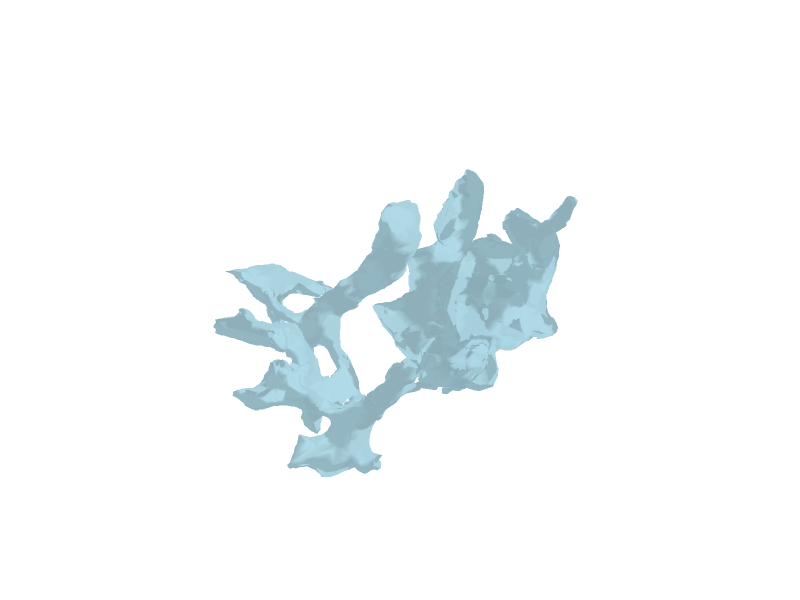
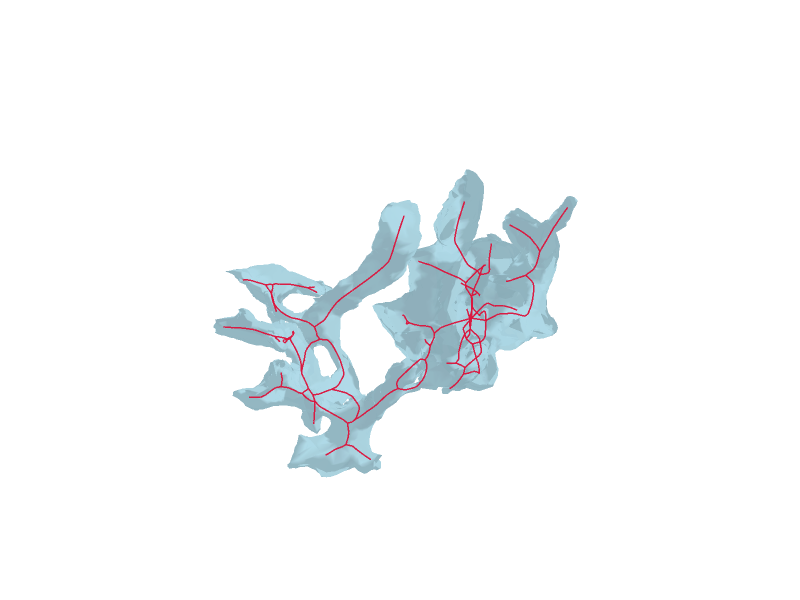

The notebook cell saved with these charts, in order:
### Code cell
spine_idx = 3
params = get_pipeline_params(spine_idx)

obj_name = f"TS{spine_idx}"
polylines_name = f"TS{spine_idx}_qst{params["qst"]}_mcst{params["mcst"]}"
mm = MeshManager(mesh_path=f"../data/mesh/processed/{obj_name}.obj")
raw_skeleton = SkeletonGraph.from_txt(
    f"../data/mcf_skeletons/{polylines_name}.polylines.txt"
)
raw_skeleton.prune_short_branches_inplace(min_length_percentile=params["pruning_fraction"])

# mesh only
fig = mm.visualize_mesh_3d(skel=None, show_axes=False, title="")

eye_coord = params["eye_coord"]

fig.update_layout(
    scene=dict(
        camera=dict(
            eye={'x':eye_coord[0], 'y':eye_coord[1], 'z':eye_coord[2]},
            projection=dict(type="perspective"),
        ),
        aspectmode="data",  # or 'cube', 'auto', 'manual'
    )
)
fig.show()

# mesh with skeleton
fig = mm.visualize_mesh_3d(skel=raw_skeleton, show_axes=False, title="")
fig.update_layout(
    scene=dict(
        camera=dict(
            eye={"x": eye_coord[0], "y": eye_coord[1], "z": eye_coord[2]},
            projection=dict(type="perspective"),
        ),
        aspectmode="data",  # or 'cube', 'auto', 'manual'
    )
)
fig.show()

### Figure 1 — Plotly figure (JSON) as saved in the notebook; plotly's stock layout.template omitted (floating-point values rounded to 4 significant figures; data arrays with more than 128 entries replaced by an {"elided": "..."} marker saying what was removed)
{"data": [{"color": "lightblue", "i": {"elided": "16058 int values"}, "j": {"elided": "16058 int values"}, "k": {"elided": "16058 int values"}, "name": "Mesh", "opacity": 0.8, "type": "mesh3d", "x": {"elided": "8008 float values"}, "y": {"elided": "8008 float values"}, "z": {"elided": "8008 float values"}}], "layout": {"autosize": false, "height": 600, "scene": {"aspectmode": "data", "camera": {"eye": {"x": 1, "y": -0.366, "z": 1.366}, "projection": {"type": "perspective"}}, "xaxis": {"visible": false}, "yaxis": {"visible": false}, "zaxis": {"visible": false}}, "title": {"text": ""}, "width": 800}}

### Figure 2 — Plotly figure (JSON) as saved in the notebook; plotly's stock layout.template omitted (floating-point values rounded to 4 significant figures; data arrays with more than 128 entries replaced by an {"elided": "..."} marker saying what was removed)
{"data": [{"color": "lightblue", "i": {"elided": "16058 int values"}, "j": {"elided": "16058 int values"}, "k": {"elided": "16058 int values"}, "name": "Mesh", "opacity": 0.8, "type": "mesh3d", "x": {"elided": "8008 float values"}, "y": {"elided": "8008 float values"}, "z": {"elided": "8008 float values"}}, {"line": {"color": "crimson", "width": 3}, "mode": "lines", "name": "Skeleton 0", "opacity": 0.95, "showlegend": false, "type": "scatter3d", "x": {"elided": "2118 float values"}, "y": {"elided": "2118 float values"}, "z": {"elided": "2118 float values"}}], "layout": {"autosize": false, "height": 600, "scene": {"aspectmode": "data", "camera": {"eye": {"x": 1, "y": -0.366, "z": 1.366}, "projection": {"type": "perspective"}}, "xaxis": {"visible": false}, "yaxis": {"visible": false}, "zaxis": {"visible": false}}, "title": {"text": ""}, "width": 800}}
